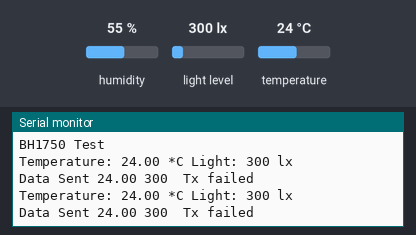
Bench run of a program on a simulated Arduino Uno, built with avr-gcc and run on an emulated ATmega328P. Parts: the last lines printed to the serial monitor. The test bench sets the inputs (shaded band); at power-on: light level 300 lx, temperature 24 °C, humidity 55 %.

Above: at 12.9 s.
13.0 s: light level set to 40 lx
22.0 s: temperature set to 12 °C
At 23.3 s:
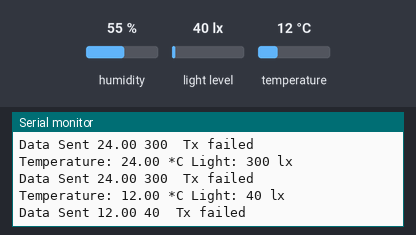
31.0 s: light level set to 500 lx
At 33.8 s:
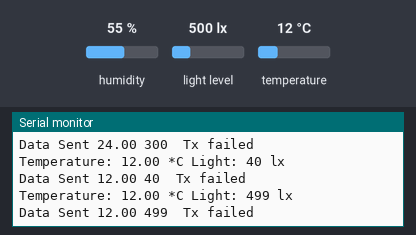
40.0 s: temperature set to 19 °C
At 43.0 s:
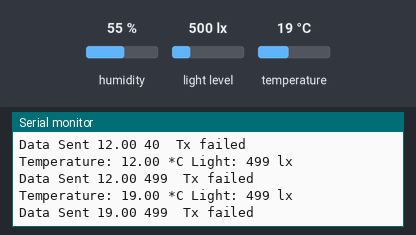
Timing chart, 0 to 44.5 s (numbered marks = the images above; inputs shaded):
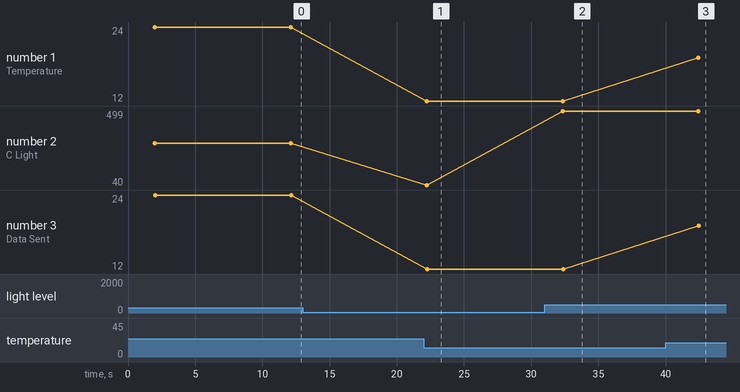

Measured:
- after the input at 22.0 s, the serial monitor: prints a new line after 0.23 s (image 1)
- after the input at 31.0 s, the serial monitor: prints a new line after 1.3 s (image 2)
- after the input at 40.0 s, the serial monitor: prints a new line after 2.4 s (image 3)
- plotted number 1: 24 → 12 after the input at 22.0 s, 12 → 19 after the input at 40.0 s
- plotted number 2: 40 → 499 after the input at 31.0 s
- plotted number 3: 24 → 12 after the input at 22.0 s, 12 → 19 after the input at 40.0 s

The program:

main.cpp
```cpp
#include <Arduino.h>
#include <LowPower.h>
#include "main.h"
#include "Sensors.h"
#include "Radio_nRF.h"

SENSORS sensor;
RADIO radioNRF;

SensorData dataToSend;
StateType state = READ_SERIAL;

void setup()
{
  Serial.begin(9600);
  sensor.DHT_init();
  sensor.BH1750_init();
  /* ######################
  ovdje pozovite funkciju koja instancira radio modul
  #########################
  */
}

void loop()
{
  switch (state)
  {
  case READ_SERIAL:

    state = READ_SENSORS;
    break;
  case READ_SENSORS:
    dataToSend.temp = sensor.readTemp();
    dataToSend.lightLevel = sensor.readLight();
    state = RADIO_TX;
    break;
  case RADIO_TX:
    /*#######################
    ovdje pozovite funkciju "RF_send" za slanje podataka preko radio kanala te rezultat pohranite u bool varijablu
    #########################
    */
   bool rslt;
   rslt=radioNRF.RF_send(dataToSend);
    state = RADIO_RX;

    break;
  case RADIO_RX:
    /*#######################
    ovdje pozovite funkciju "RF_receive" koja ispisuje poruku je li kom preko radija bila uspješna
    #########################
    */
   radioNRF.RF_receive(rslt);

    state = SLEEP_STATE;

    break;

  case SLEEP_STATE:

    delay(50);
    LowPower.powerDown(SLEEP_8S, ADC_OFF, BOD_OFF);
    delay(50);

    state = READ_SERIAL;
    break;
  }
}
```

Radio_nRF.cpp
```cpp
#include "Radio_nRF.h"
#include "main.h"

RF24 radio(CE_PIN, CSN_PIN); // Create a Radio

RADIO::RADIO() {}
RADIO::~RADIO() {}

const byte address[6] = {"3node"};

void RADIO::nRF_init()
{
    radio.begin();
    radio.setDataRate(RF24_250KBPS);
    radio.setChannel(111);
    radio.setPALevel(RF24_PA_MAX);
    radio.setRetries(3, 5); // delay, count
    radio.openWritingPipe(address);
}

bool RADIO::RF_send(struct SensorData sensorData)
{
    //!!!your code goes here!!!
    /* ova funkcija šalje podatke preko radio kanala i vraća bool vrijednost ovisno o tome je li komunikacija bila uspješna.
    Trenutno vraća uvijek false, ali je potrebno zamijeniti false sa bool rezultatom radio komunikacije. */
     bool rslt;
  rslt = radio.write(&sensorData, sizeof(sensorData));
  Serial.print("Data Sent ");
  Serial.print(sensorData.temp);
  Serial.print(" ");
  Serial.print(sensorData.lightLevel);

  if (rslt) {
      return true;
      }
else {
    return false;
    }
}

void RADIO::RF_receive(bool rslt)
{
    //!!!your code goes here!!!
    /* ova funkcija samo ispisuje je li rezultat komunikacije bio uspješan ili ne, odnosno je li primi acknowledgment ili ne */
   if(rslt){
          Serial.println("  Acknowledge received");
  }
  else{
    Serial.println("  Tx failed");
  }
}
```

Radio_nRF.h
```cpp
#ifndef Radio_nRF_h
#define Radio_nRF_h

#include <SPI.h>
#include <nRF24L01.h>
#include <RF24.h>

#define CE_PIN 9
#define CSN_PIN 10

class RADIO
{
public:
    RADIO();
    ~RADIO();
    void nRF_init();
    bool RF_send(struct SensorData sensorData);
    void RF_receive(bool);
};

#endif
```

Sensors.cpp
```cpp
#include "Sensors.h"

DHT dht(DHTPIN, DHTTYPE);
BH1750 lightMeter(0x23);

SENSORS::SENSORS() {}
SENSORS::~SENSORS() {}

void SENSORS::DHT_init()
{
  Serial.println(F("DHTxx test!"));
  dht.begin();
}

void SENSORS::BH1750_init()
{
  lightMeter.begin(BH1750::CONTINUOUS_HIGH_RES_MODE);
  Serial.println(F("BH1750 Test"));
}

float SENSORS::readTemp()
{
  delay(2000);

  float t;
  t = dht.readTemperature();

  Serial.print(F("Temperature: "));
  Serial.print(t);
  Serial.print(F(" *C "));
  return t;
}

uint16_t SENSORS::readLight()
{
  uint16_t lux;
  lux = lightMeter.readLightLevel();
  Serial.print(F("Light: "));
  Serial.print(lux);
  Serial.println(F(" lx"));
  return lux;
}
```

Sensors.h
```cpp
#ifndef Sensors_h
#define Sensors_h

#include <Arduino.h>
#include <Adafruit_Sensor.h>
#include <DHT.h>
#include <Wire.h>
#include <BH1750.h>

#define DHTPIN 3
#define DHTTYPE DHT22

class SENSORS
{
public:
        SENSORS();
        ~SENSORS();
        void DHT_init();
        void BH1750_init();
        float readTemp();
        uint16_t readLight();
};

#endif
```

main.h
```cpp
#ifndef main_h
#define main_h

// Payload that child sends to the parent
struct SensorData
{
    float temp;
    uint16_t lightLevel;
};

typedef enum
{
    READ_SERIAL,
    READ_SENSORS,
    SLEEP_STATE,
    RADIO_TX,
    RADIO_RX,
    NUM_STATES
} StateType;

#endif
```
